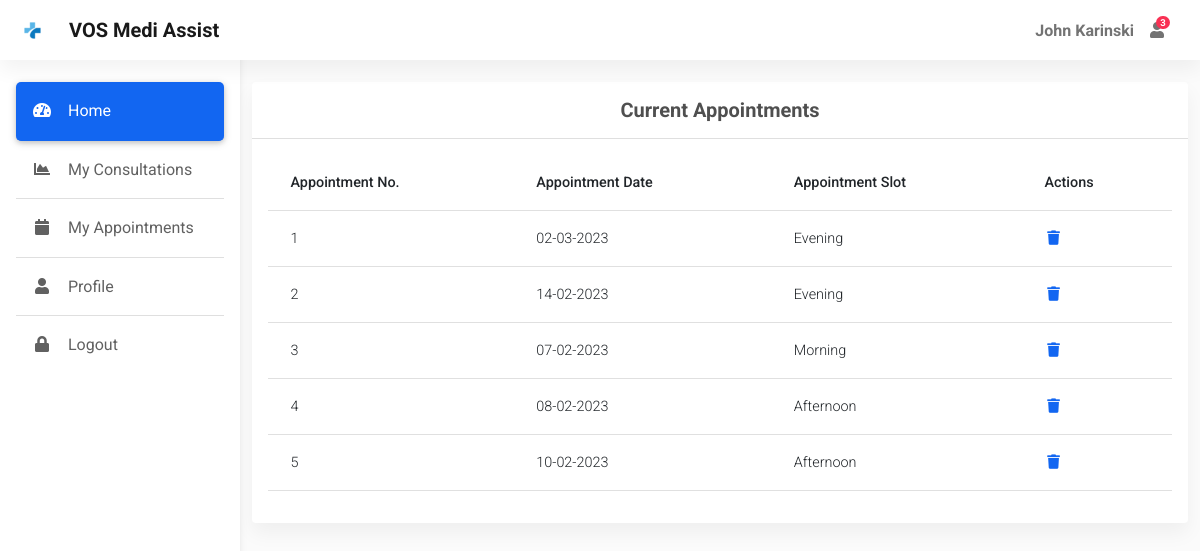
The page /home/ (signed in) on the database as committed earlier.
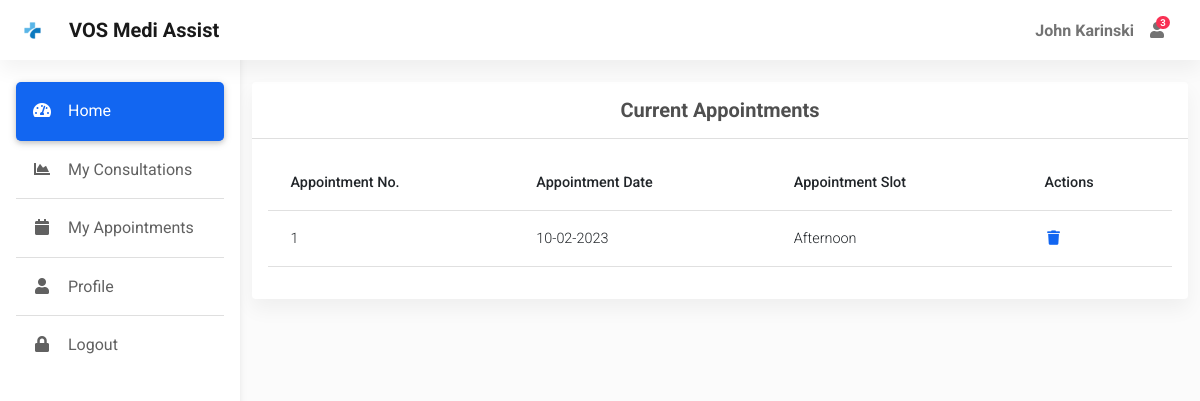
The same page on the database as committed later.
### app.py (models this page shows)
class User(db.Model, UserMixin):
    id = db.Column(db.Integer, primary_key=True)
    username = db.Column(db.String(50), nullable=False, unique=True)
    password = db.Column(db.String(50), nullable=False)
    name = db.Column(db.String(50), nullable=False)
    address = db.Column(db.String(80))
    city = db.Column(db.String(30))
    dob = db.Column(db.Date, nullable=False)
    gender = db.Column(db.String(10), nullable=False)
    is_doctor = db.Column(db.Boolean, default=False, nullable=False)
    mobile = db.Column(db.Integer)

class Appointment(db.Model):
    id = db.Column(db.Integer, primary_key=True)
    user_id = db.Column(db.Integer, db.ForeignKey('user.id'), nullable=False)
    slot = db.Column(db.String(50), nullable=False)
    date = db.Column(db.Date, nullable=False)

### app.py (the view)
@app.route("/home/<int:id>", methods=['GET','POST'])
@app.route("/home/")
@login_required
def home(id=None):
    check_user = User.query.filter_by(id = current_user.id).first()
    if check_user.is_doctor:
        appointments = db.session.query(Appointment, User).join(User).filter(Appointment.date == date.today()).order_by(Appointment.date).all()
    else:
        appointments = Appointment.query.filter_by(user_id = current_user.id).all()
    appointment = None
    if id is not None:
        appointment = db.session.query(Appointment, User).join(User).filter(Appointment.id == id).all()
    return render_template("home.html", appointments=appointments, appointment=appointment)

### app.py (called while the page is built)
@login_manager.user_loader
def load_user(user_id):
    return User.query.get(int(user_id))

@app.context_processor
def inject_datetime():
    return dict(datetime=datetime)

### templates/home.html (shortened to what this page needs)
{% extends "dashboard.html" %}
{% block main %}
<div class="container pt-4">
  <section class="mb-4">
    <div class="card">
      <div class="card-header text-center py-3">
        <h5 class="mb-0 text-center">
          <strong>Current Appointments</strong>
        </h5>
      </div>
      {% if current_user.is_doctor %}
      <div class="card-body">
        <div class="table-responsive">
          <table class="table table-hover text-nowrap">
            <thead>
              <tr>
                <th scope="col">Appointment No.</th>
                <th scope="col">Patient Name</th>
                <th scope="col">Age</th>
                <th scope="col">DOB</th>
                <th scope="col">Slot</th>
                <th scope="col">Actions</th>
              </tr>
            </thead>
            <tbody>
              {% for appointment in appointments %}
                <tr id="{{ loop.index }}">
                  <td>{{ loop.index }}</td>
                  <td>{{ appointment.User.name }}</td>
                  <td>{{ appointment.User.dob|calculate_age }}</td>
                  <td>{{ appointment.User.dob.strftime('%d-%m-%Y') }}</td>
                  <td>{{ appointment.Appointment.slot.capitalize() }}</td>
                  <td>
                    <a href="/home/{{ appointment.Appointment.id }}" ><i class="fas fa-plus fa-fw me-3"></i></a>
                    <span>
                      <a  href="#"><i class="fas fa-minus fa-fw me-3"></i></a>
                    </span>
                  </td>
                </tr>
              {% endfor %}
            </tbody>
          </table>
        </div>
      </div>
      {% else %}
      <div class="card-body">
        <div class="table-responsive">
          <table class="table table-hover text-nowrap">
            <thead>
              <tr>
                <th scope="col">Appointment No.</th>
                <th scope="col">Appointment Date</th>
                <th scope="col">Appointment Slot</th>
                <th scope="col">Actions</th>
              </tr>
            </thead>
            <tbody>
              {% for appointment in appointments %}
                <tr>
                  <td>{{ loop.index }}</td>
                  <td>{{ appointment.date.strftime('%d-%m-%Y') }}</td>
                  <td>{{ appointment.slot.capitalize() }}</td>
                  <td>
                    <a href="/delete_appointment/{{ appointment.id }}"><i class="fas fa-trash fa-fw me-3"></i></a>
                  </td>
                </tr>
              {% endfor %}
            </tbody>
          </table>
        </div>
      </div>
      {% endif %}
    </div>
  </section>
</div>
{% endblock %}

### templates/dashboard.html (shortened to what this page needs)
<!DOCTYPE html>
<html lang="en">
<head>
  <link rel="stylesheet" href="https://use.fontawesome.com/releases/v5.11.2/css/all.css" />
  <link rel="stylesheet" href="{{ url_for('static', filename='css/mdb.min.css') }}" />
  <link rel="stylesheet"  href="{{ url_for('static', filename='css/admin.css') }}"/>
</head>
<body>
  <header>
    <nav id="sidebarMenu" class="collapse d-lg-block sidebar collapse bg-white">
      <div class="position-sticky">
        <div class="list-group list-group-flush mx-3 mt-4">
          <a href="{{ url_for('home') }}" class="list-group-item list-group-item-action py-3 ripple {% if request.endpoint == 'home' %}active{% endif %}" aria-current="true">
            <i class="fas fa-tachometer-alt fa-fw me-3"></i><span>Home</span>
          </a>
          <a href="#" class="list-group-item list-group-item-action py-3 ripple {% if request.endpoint == 'consultation' %}active{% endif %}">
            <i class="fas fa-chart-area fa-fw me-3"></i><span>My Consultations</span>
          </a>
          <a href="{{ url_for('appointment') }}" class="list-group-item list-group-item-action py-3 ripple {% if request.endpoint == 'appointment' %}active{% endif %}"><i
              class="fas fa-calendar fa-fw me-3"></i><span>My Appointments</span></a>
          <a href="#" class="list-group-item list-group-item-action py-3 ripple"><i
              class="fas fa-user fa-fw me-3"></i><span>Profile</span></a>
          <a href="{{ url_for('logout') }}" class="list-group-item list-group-item-action py-3 ripple">
            <i class="fas fa-lock fa-fw me-3"></i><span>Logout</span>
          </a>
        </div>
      </div>
    </nav>
    <nav id="main-navbar" class="navbar navbar-expand-lg navbar-light bg-white fixed-top">
      <div class="container-fluid">
        <a class="navbar-brand d-flex align-items-center fw-bold" href="/"><img class="d-inline-block me-3" " src="{{ url_for('static', filename='img/icons/logo.png') }}" alt="" />VOS Medi Assist</a>
        <ul class="navbar-nav ms-auto d-flex flex-row">
            <li>
                <a class="nav-link me-3 me-lg-0 d-flex align-items-center fw-bold" href="#">{{ current_user.name }}</a>
            </li>
          <li class="nav-item dropdown">
            <a class="nav-link me-3 me-lg-0 dropdown-toggle hidden-arrow" href="#" id="navbarDropdownMenuLink"
              role="button" data-mdb-toggle="dropdown" aria-expanded="false">
              <i class="fas fa-user"></i>
              <span class="badge rounded-pill badge-notification bg-danger">3</span>
            </a>
          </li>
          <li class="nav-item dropdown">
            <a class="nav-link dropdown-toggle hidden-arrow d-flex align-items-center" href="#"
              id="navbarDropdownMenuLink" role="button" data-mdb-toggle="dropdown" aria-expanded="false">
            </a>
          </li>
        </ul>
      </div>
    </nav>
  </header>
  <main style="margin-top: 58px">
    {% block main %}
    {% endblock %}
  </main>
</body>
</html>

### static/css/admin.css (style rules this page uses)
body { background-color: #fbfbfb; }
@media (min-width: 991.98px) { main { padding-left: 240px; } }
.sidebar { position: fixed; top: 0; bottom: 0; left: 0; padding: 58px 0 0; box-shadow: 0 2px 5px 0 rgb(0 0 0 / 5%), 0 2px 10px 0 rgb(0 0 0 / 5%); width: 240px; z-index: 600; }
.sidebar .active { border-radius: 5px; box-shadow: 0 2px 5px 0 rgb(0 0 0 / 16%), 0 2px 10px 0 rgb(0 0 0 / 12%); }

Rows that differ between the two databases and show on the page:
removed Appointment: date "02-03-2023", slot "Evening"
removed Appointment: date "14-02-2023", slot "Evening"
removed Appointment: date "07-02-2023", slot "Morning"
removed Appointment: date "08-02-2023", slot "Afternoon"
